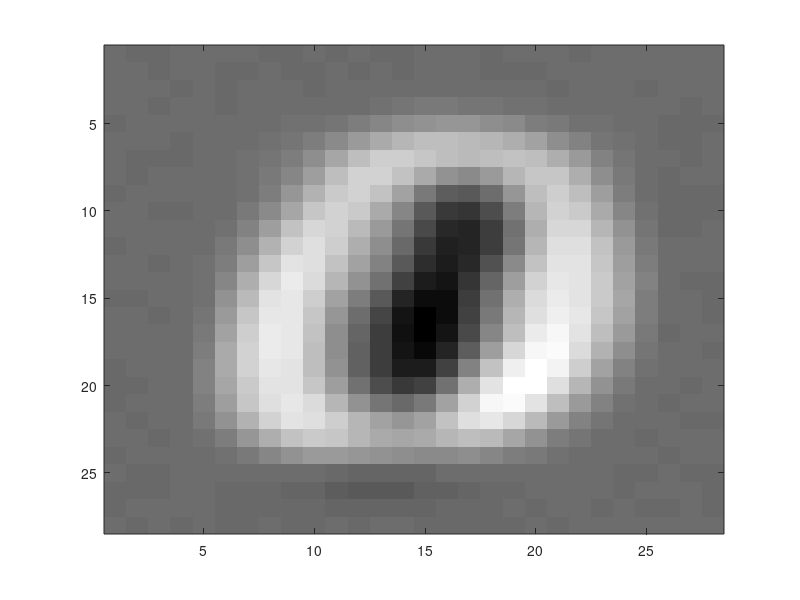
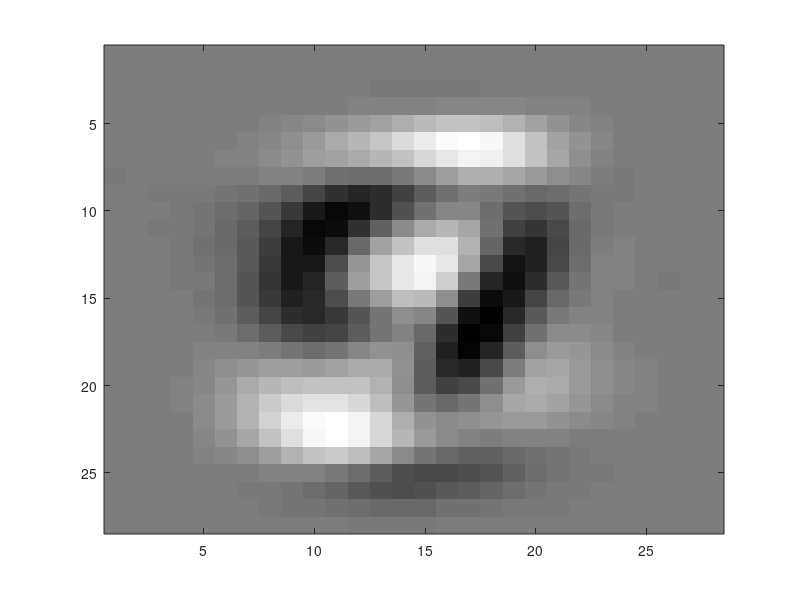
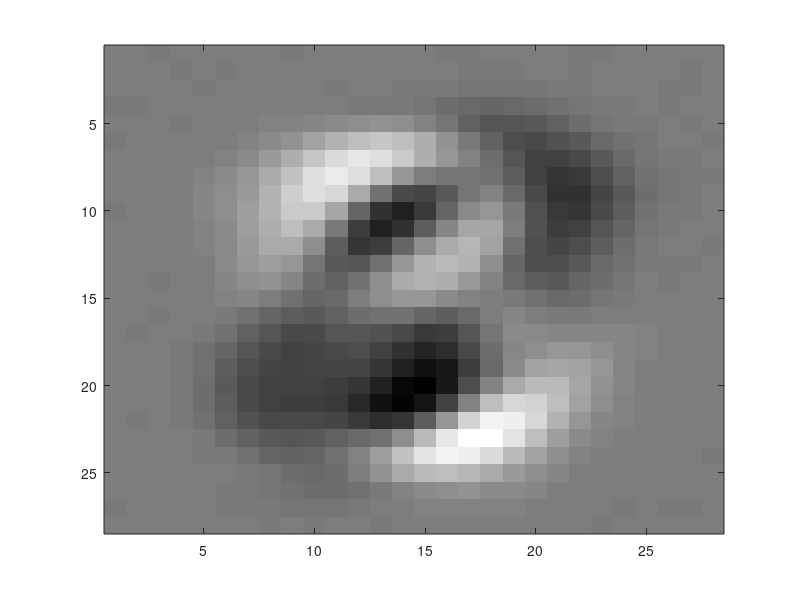

MATLAB code to generate these figures, in order:
%Part a
load('MNIST_train.mat')
%last=X_train(12000,:);
%last_ex=reshape(last,[28 28]);
%imagesc(last_ex')
%colormap('gray')
%Part b
figure();
coef=pca(X_train);
first=reshape(coef(:,1),[28 28]);
imagesc(first')
colormap('gray')
figure()
second=reshape(coef(:,2),[28 28]);
imagesc(second')
colormap('gray')
figure()
third=reshape(coef(:,3),[28 28]);
imagesc(third')
colormap('gray')
%Part c
%for 1st, 2nd PC
 %zero=X_train(find(Y_train==1),:);
 %seven=X_train(find(Y_train==8),:);
 %[coef1, score1, ~]=pca(zero);
 %[coef2, score2, ~]=pca(seven);
 %scatter(score1(:,1),score1(:,2),'r');
 %xlabel('1st PC');
 %ylabel('2nd PC');
 %hold on
 %scatter(score2(:,1),score2(:,2),'b');
 %legend('Digit 0','Digit 7')
 %for 100th, 101st PC
 %figure()
 %scatter(score1(:,100),score1(:,101),'r');
 %xlabel('100th PC');
 %ylabel('101st PC');
 %hold on
 %scatter(score2(:,100),score2(:,101),'b');
 %legend('Digit 0','Digit 7')
%Part d
%[coeff,score,latent,tsquared,explained,mu] = pca(X_train);
% accuracy=[];
 %summ=0;
 %for i=1:784
  %   summ=summ+explained(i);
  %   accuracy(i)=summ;
 %end
 %plot(1:784, accuracy)
 %xlabel('Number of Principal Components');
 %ylabel('Accuracy');
 %idx=[];
 %for i=10:10:100
 %   [~,idx(i/10)]=min(abs(accuracy-i));
 %   if (accuracy(idx(i/10))-i)<0
 %       idx(i/10)=idx(i/10)+1;
 %   end
 %end
 %idx(10)=idx(10)-1;
%Part e
%[coeff,score,latent,tsquared,explained,mu] = pca(X_train);
 %kk=[500 6000 10000];
 %for k=kk
 %    figure()
 %for i=1:10
 %    subplot(3,4,i)
 %    xhat=score(:,1:idx(i))*coeff(:,1:idx(i))';
 %    example=reshape(xhat(k,:),[28 28]);
 %    imagesc(example')
 %    title(strcat(int2str(i*10),'% Reconstruction'))
 %    colormap('gray')   
 %end
 %subplot(3,4,i)
 %example=reshape(X_train(k,:),[28 28]);
 %imagesc(example')
 %colormap('gray')
 %title('Original Image')
 %end
%Part f
%X = bsxfun(@minus, X_train, mean(X_train));
 %autoenc = trainAutoencoder520(X, idx(6),'MaxEpochs',250,'LossFunction','mse');
 %new_weights=autoenc.EncoderWeights';
 %xhat=new_weights*coeff(:,1:idx(6))';
 %[~,~,~,~,explained_xhat,~] = pca(xhat);
 %accuracy_xhat=sum(explained_xhat(1:idx(6)));
%autoenc_linear = trainAutoencoder520(X, idx(2),'MaxEpochs',250,'LossFunction','mse','EncoderTransferFunction', 'purelin', 'DecoderTransferFunction', 'purelin');